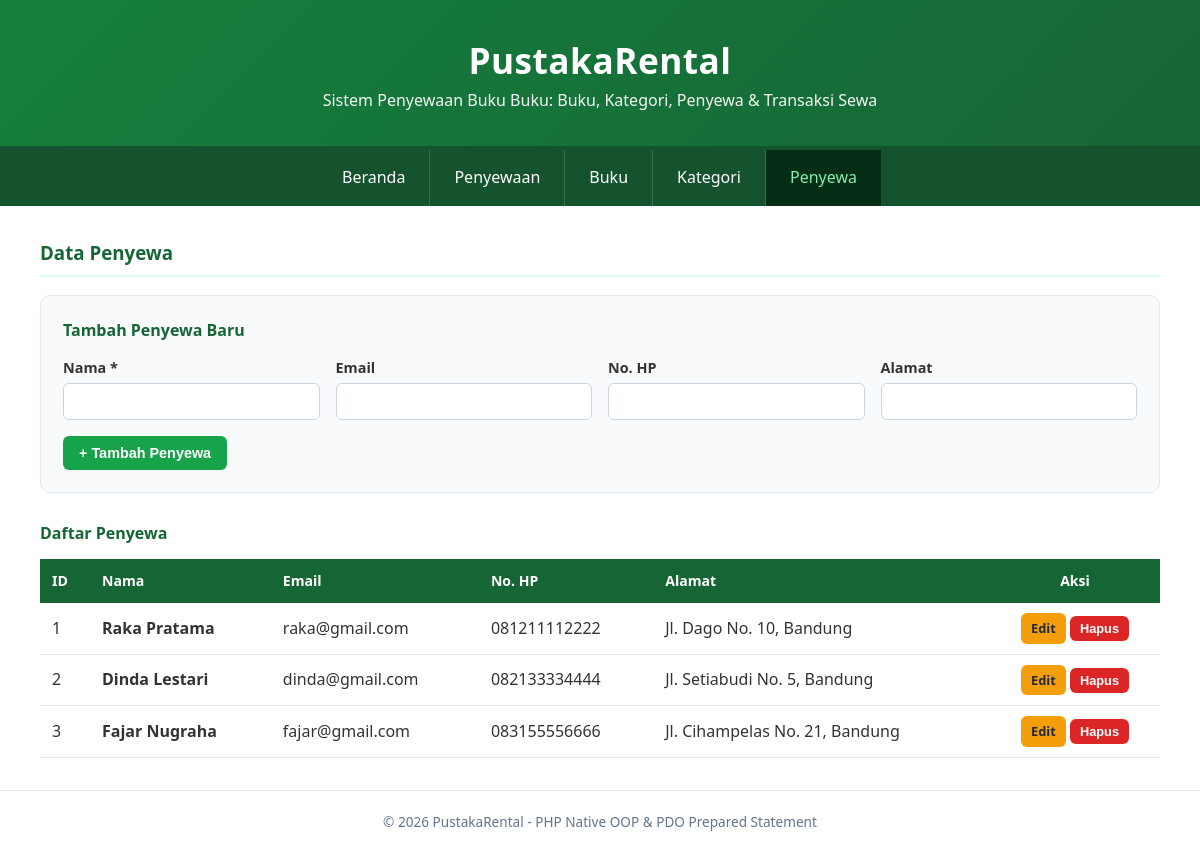
The app's page /?page=penyewa with its own data.
### tables this page shows
CREATE TABLE penyewa (
    id INT AUTO_INCREMENT PRIMARY KEY,
    nama VARCHAR(100) NOT NULL,
    email VARCHAR(100),
    no_hp VARCHAR(20),
    alamat VARCHAR(255)
);

### config/db.php (called while the page is built, shortened)
<?php
class Database {
    private $host = "localhost";
    private $db_name = "db_rental_buku";
    private $username = "root";
    private $password = "";
    public function __construct() {
        try {
            $this->conn = new PDO(
                "mysql:host=" . $this->host . ";dbname=" . $this->db_name . ";charset=utf8mb4",
                $this->username,
                $this->password
            );
        } catch (PDOException $e) {
            die("Koneksi database gagal: " . htmlspecialchars($e->getMessage()));
        }
    }
}

### class/BaseModel.php (called while the page is built, shortened)
<?php
require_once __DIR__ . '/../config/db.php';
abstract class BaseModel {
    protected $db;
    protected $table;
    public function __construct() {
        $database = new Database();
        $this->db = $database->conn;
    }
    public function getAll() {
        $stmt = $this->db->prepare("SELECT * FROM {$this->table} ORDER BY id ASC");
        $stmt->execute();
        return $stmt->fetchAll();
    }
}

### view/penyewa.php (the view, shortened to what this page needs)
<?php
$editData = $editId ? $penyewa->getById($editId) : null;
$list = $penyewa->getAll();
?>
<h3>Data Penyewa</h3>
<div class="form-card">
    <h4><?= $editData ? 'Edit Penyewa' : 'Tambah Penyewa Baru' ?></h4>
    <form method="POST" action="index.php?page=penyewa">
        <div class="form-grid">
            <div class="form-group">
                <label>Nama *</label>
                <input type="text" name="nama" required value="<?= htmlspecialchars($editData['nama'] ?? '') ?>">
            </div>
            <div class="form-group">
                <label>Email</label>
                <input type="email" name="email" value="<?= htmlspecialchars($editData['email'] ?? '') ?>">
            </div>
            <div class="form-group">
                <label>No. HP</label>
                <input type="text" name="no_hp" value="<?= htmlspecialchars($editData['no_hp'] ?? '') ?>">
            </div>
            <div class="form-group">
                <label>Alamat</label>
                <input type="text" name="alamat" value="<?= htmlspecialchars($editData['alamat'] ?? '') ?>">
            </div>
        </div>
        <div class="form-actions">
            <?php if ($editData): ?>
                <button type="submit" name="action" value="update" class="btn btn-primary">Simpan Perubahan</button>
                <a href="?page=penyewa" class="btn btn-secondary">Batal</a>
            <?php else: ?>
                <button type="submit" name="action" value="add" class="btn btn-success">+ Tambah Penyewa</button>
            <?php endif; ?>
        </div>
    </form>
</div>
<h4>Daftar Penyewa</h4>
<div class="table-responsive">
    <table>
        <thead>
            <tr><th style="width:50px">ID</th><th>Nama</th><th>Email</th><th>No. HP</th><th>Alamat</th><th style="width:170px;text-align:center">Aksi</th></tr>
        </thead>
        <tbody>
        <?php if (empty($list)): ?>
            <tr><td colspan="6" class="empty">Belum ada penyewa.</td></tr>
        <?php else: foreach ($list as $p): ?>
            <tr>
                <td><?= (int) $p['id'] ?></td>
                <td><strong><?= htmlspecialchars($p['nama']) ?></strong></td>
                <td><?= htmlspecialchars($p['email'] ?? '') ?></td>
                <td><?= htmlspecialchars($p['no_hp'] ?? '') ?></td>
                <td><?= htmlspecialchars($p['alamat'] ?? '') ?></td>
                <td class="actions">
                    <a href="?page=penyewa&edit=<?= (int) $p['id'] ?>" class="btn btn-warning btn-sm">Edit</a>
                    <form method="POST" action="index.php?page=penyewa" class="inline" onsubmit="return confirm('Hapus penyewa ini?');">
                        <button type="submit" name="action" value="delete" class="btn btn-danger btn-sm">Hapus</button>
                    </form>
                </td>
            </tr>
        <?php endforeach; endif; ?>
        </tbody>
    </table>
</div>

### style.css (style rules this page uses)
* { margin: 0; padding: 0; box-sizing: border-box; }
body { font-family: 'Segoe UI', Tahoma, Geneva, Verdana, sans-serif; background: #f1f5f0; color: #333; line-height: 1.6; }
h3, h4 { color: #166534; }
h3 { margin-bottom: 18px; padding-bottom: 8px; border-bottom: 2px solid #dcfce7; }
h4 { margin: 24px 0 12px; }
.form-card { background: #f8fafc; border: 1px solid #e2e8f0; border-radius: 10px; padding: 22px; margin-bottom: 28px; }
.form-card h4 { margin-top: 0; }
.form-grid { display: grid; grid-template-columns: repeat(auto-fit, minmax(240px, 1fr)); gap: 16px; }
.form-group { display: flex; flex-direction: column; gap: 4px; }
.form-group label { font-weight: 600; font-size: .9em; }
.form-group input, .form-group select { padding: 9px 11px; border: 1px solid #cbd5e1; border-radius: 6px; font-size: .95em; background: #fff; }
.form-actions { margin-top: 16px; display: flex; gap: 8px; }
.btn { display: inline-block; border: none; border-radius: 6px; padding: 9px 16px; font-size: .9em; font-weight: 600; cursor: pointer; text-decoration: none; color: #fff; }
.btn-sm { padding: 5px 10px; font-size: .8em; }
.btn-success { background: #16a34a; }
.btn-warning { background: #f59e0b; color: #1f2937; }
.btn-danger { background: #dc2626; }
.table-responsive { overflow-x: auto; }
table { width: 100%; border-collapse: collapse; }
th { background: #166534; color: #fff; text-align: left; padding: 11px 12px; font-size: .88em; }
td { padding: 10px 12px; border-bottom: 1px solid #e2e8f0; vertical-align: middle; }
td.actions { text-align: center; white-space: nowrap; }
form.inline { display: inline; }

### records on screen
penyewa: id "1", nama "Raka Pratama", email "raka@gmail.com", no_hp "081211112222", alamat "Jl. Dago No. 10, Bandung"
penyewa: id "2", nama "Dinda Lestari", email "dinda@gmail.com", no_hp "082133334444", alamat "Jl. Setiabudi No. 5, Bandung"
penyewa: id "3", nama "Fajar Nugraha", email "fajar@gmail.com", no_hp "083155556666", alamat "Jl. Cihampelas No. 21, Bandung"
